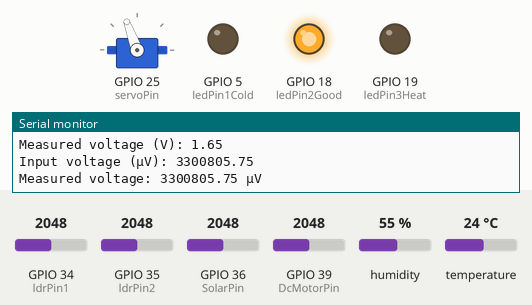
Bench run of a sketch on a simulated ESP32. On the bench: servo, output pins drawn as LEDs (lit = HIGH), the last lines printed to the serial monitor. The inputs (shaded band) are chosen by the test bench; at power-on: temperature 24 °C, GPIO 34 (ldrPin1) = 2048, GPIO 35 (ldrPin2) = 2048, GPIO 36 (SolarPin) = 2048, GPIO 39 (DcMotorPin) = 2048, humidity 55 % (analog values on the 0–4095 scale).

Above: at 1.2 s.
1.3 s: temperature set to 21 °C
11.6 s: temperature set to 18 °C
At 20.5 s:
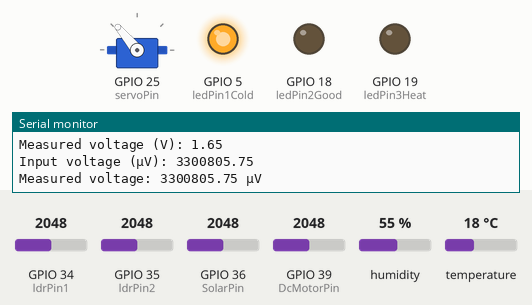
21.6 s: temperature set to 28 °C
At 30.8 s:
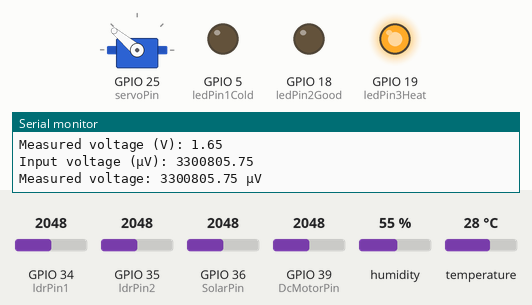
31.6 s: temperature set to 26 °C
41.7 s: temperature set to 23 °C
At 51.2 s:
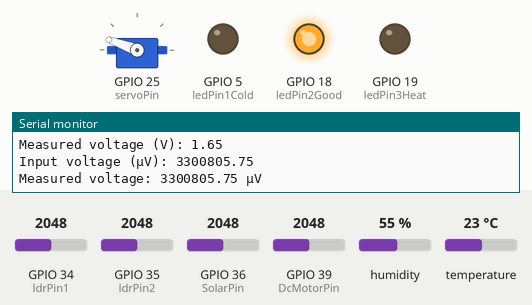
51.7 s: GPIO 34 (ldrPin1) set to 2866
At 61.5 s:
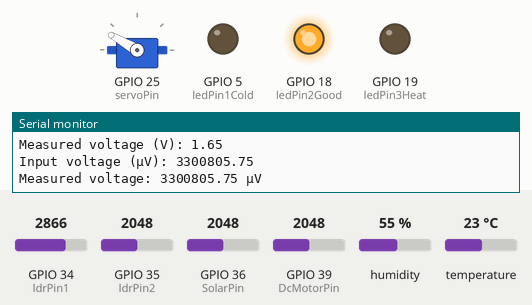
Timing chart, 0 to 62.8 s (numbered marks = the images above; inputs shaded):
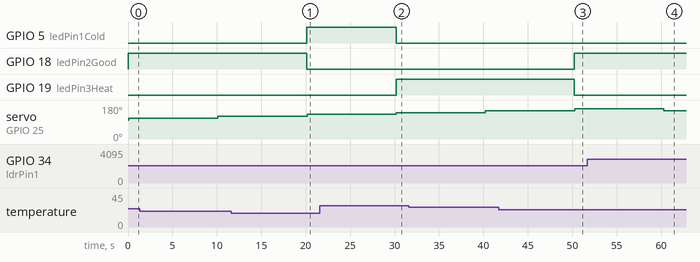

The sketch:

main_2.ino
```cpp
// (licence header left out)
//include the necesary libraries
#include <WiFi.h>
#include <WiFiClient.h>
#include <HTTPClient.h>
#include <ArduinoJson.h>
#include "AdafruitIO_WiFi.h"
#include "DHT.h"
#include <ESP32Servo.h>
#include <ArduinoOTA.h>
//#include "config.h"

// Pin definitions and constants
#define DHTPIN 32
#define DHTTYPE DHT11
#define ledPin1Cold 5
#define ledPin2Good 18
#define ledPin3Heat 19
#define ldrPin1 34
#define ldrPin2 35
#define servoPin 25
#define DcMotorPin 39
#define SolarPin 36
#define SENSOR_INTERVAL_10_SEC 10000
#define OFFSET 550
#define OFFSETLDR 300 //Difference between LDR1 and LDR2, (each case are different), look for yor personal value

/************************ Adafruit IO Config *******************************/
#define IO_USERNAME "IO_USERNAME"
#define IO_KEY "IO_KEY"

/******************************* WIFI **************************************/
#define WIFI_SSID "WIFI_SSID"
#define WIFI_PASS "WIFI_PASS"

WiFiServer telnetServer(23);
WiFiClient telnetClient;

// Voltage divider resistances definitions
const float R1 = 1000.0; // 1kΩ resistor
const float R2 = 1000.0; // 1kΩ resistor

// Global variables
DHT dht(DHTPIN, DHTTYPE);
Servo myServo;

// Variables to store LDR sensor readings
int ldrValue1 = 0;
int ldrValue2 = 0;
int averageLdrValue = 0;

// Variables to store water sensor readings
const int WaterSensorPin = 39; // // Analog Value from VN PIN
int sensorValue = 0; // Analog Value filter

// Servo configuration variables
int servoPos = 100;  // Initial servo position in the middle (90 degrees)
int servoStep = 10;  // Servo movement increment/decrement
int tolerance = 150; // Tolerance to avoid small movements

AdafruitIO_WiFi io(IO_USERNAME, IO_KEY, WIFI_SSID, WIFI_PASS);
AdafruitIO_Feed *temperature = io.feed("temperature");
AdafruitIO_Feed *humidity = io.feed("humidity");
AdafruitIO_Feed *ldrFeed = io.feed("ldr");
//AdafruitIO_Feed *ldr1Feed = io.feed("ldr1Feed");
//AdafruitIO_Feed *ldr2Feed = io.feed("ldr2Feed");
AdafruitIO_Feed *waterLevelFeed = io.feed("waterLevel");
AdafruitIO_Feed *microvoltsMotorDcFeed = io.feed("microvoltsMotorDc");
AdafruitIO_Feed *microvoltsSolarFeed = io.feed("microvoltsSolar");
AdafruitIO_Feed *ledHighFeed =  io.feed("ledHighFeed");
AdafruitIO_Feed *ledGoodFeed =  io.feed("ledGoodFeed");
AdafruitIO_Feed *ledColdFeed =  io.feed("ledColdFeed");
AdafruitIO_Feed *wifiFeed =  io.feed("wifiFeed");
float lastMicrovolts = 0;

void setup() {
  Serial.begin(115200); // Start serial communication at 115200 baud rate
  analogReadResolution(12); // ESP32 has a 12-bit ADC
  analogSetAttenuation(ADC_11db); // Set attenuation for higher sensitivity
  pinMode(4, INPUT);

  //setupWiFi(); // Setup WiFi connection
  //setupOTA(); // Setup OTA for remote updates
  setupDHT(); // Setup DHT sensor
  setupLEDsAndServo(); // Setup LED pins and servo

  // Create tasks
  xTaskCreatePinnedToCore(
    readSensorTask1,   // Task function
    "ReadSensorTask1", // Name of the task
    4096,             // Stack size
    NULL,              // Task input parameter
    1,                 // Priority of the task
    NULL,              // Task handle
    0                  // Core where the task should run
  );

  xTaskCreatePinnedToCore(
    readSensorTask2,   // Task function
    "ReadSensorTask2", // Name of the task
    4096,             // Stack size
    NULL,              // Task input parameter
    1,                 // Priority of the task
    NULL,              // Task handle
    1                  // Core where the task should run
  );

  xTaskCreatePinnedToCore(
    readSensorTask3,   // Task function
    "ReadSensorTask3", // Name of the task
    4096,             // Stack size
    NULL,              // Task input parameter
    1,                 // Priority of the task
    NULL,              // Task handle
    1                  // Core where the task should run
  );

  xTaskCreatePinnedToCore(
    readDcMotorVoltageTask,   // Task function
    "readDcMotorVoltageTask", // Name of the task
    4096,             // Stack size
    NULL,              // Task input parameter
    1,                 // Priority of the task
    NULL,              // Task handle
    1                  // Core where the task should run
  );

  xTaskCreatePinnedToCore(
    readSolarVoltageTask,   // Task function
    "readSolarVoltageTask", // Name of the task
    4096,             // Stack size
    NULL,              // Task input parameter
    1,                 // Priority of the task
    NULL,              // Task handle
    1                  // Core where the task should run
  );
}

void loop() {
  //handleOTA(); // Handle OTA updates
  //io.run(); // Maintain connection to Adafruit IO
}

void setupWiFi() {
  int retries = 0;
  const int maxRetries = 5;

  WiFi.begin(WIFI_SSID, WIFI_PASS);
  Serial.print("Connecting to WiFi");

  while (WiFi.status() != WL_CONNECTED && retries < maxRetries) {
    delay(1000);
    Serial.print(".");
    retries++;
  }

  if (WiFi.status() == WL_CONNECTED) {
    Serial.println("\nConnected to WiFi");
    // Send microvolts to Adafruit IO
    wifiFeed->save(WIFI_SSID);
  } else {
    Serial.println("\nWiFi connection failed. Restarting...");
    ESP.restart();
  }

  connectToAdafruitIO();
}

void connectToAdafruitIO() {
  Serial.print("Connecting to Adafruit IO");
  io.connect();

  int retries = 0;
  const int maxRetries = 5;

  while (io.status() < AIO_CONNECTED && retries < maxRetries) {
    Serial.print(".");
    delay(500);
    retries++;
  }

  if (io.status() < AIO_CONNECTED) {
    Serial.println("\nFailed to connect to Adafruit IO. Restarting...");
    ESP.restart();
  }

  Serial.println("\nConnected to Adafruit IO");
}

void setupOTA() {
  // Start telnet server
  telnetServer.begin();
  telnetServer.setNoDelay(true);
  // Initialize ArduinoOTA for over-the-air updates
  ArduinoOTA.setHostname("ESP32-OTA");
  ArduinoOTA.setPassword("admin"); // Uncomment to set a password for OTA updates
  // Define OTA event handlers
  ArduinoOTA.onStart([]() {
    String type;
    if (ArduinoOTA.getCommand() == U_FLASH) {
      type = "sketch";
    } else { // U_SPIFFS
      type = "filesystem";
    }
    Serial.println("Start updating " + type);
  });
  ArduinoOTA.onEnd([]() {
    Serial.println("\nOTA Update Finished");
  });
  ArduinoOTA.onProgress([](unsigned int progress, unsigned int total) {
    Serial.printf("Progress: %u%%\r", (progress / (total / 100)));
  });
  ArduinoOTA.onError([](ota_error_t error) {
    Serial.printf("Error[%u]: ", error);
    if (error == OTA_AUTH_ERROR) {
      Serial.println("Auth Failed");
    } else if (error == OTA_BEGIN_ERROR) {
      Serial.println("Begin Failed");
    } else if (error == OTA_CONNECT_ERROR) {
      Serial.println("Connect Failed");
    } else if (error == OTA_RECEIVE_ERROR) {
      Serial.println("Receive Failed");
    } else if (error == OTA_END_ERROR) {
      Serial.println("End Failed");
    }
  });
  ArduinoOTA.begin(); // Start the OTA service
  Serial.println("OTA Ready");
}

void handleOTA() {
  ArduinoOTA.handle(); // Handle OTA updates

  //check if there are new client
  // Verificar si hay un nuevo cliente telnet
  if (telnetServer.hasClient()) {
    if (!telnetClient || !telnetClient.connected()) {
      if (telnetClient) telnetClient.stop();
      telnetClient = telnetServer.available();
      Serial.println("New Telnet client connected");
    } else {
      telnetServer.available().stop();
    }
  }

  //Send data to the telnet client server
  if (telnetClient && telnetClient.connected()) {
    while (Serial.available()) {
      telnetClient.write(Serial.read());
    }
    while (telnetClient.available()) {
      Serial.write(telnetClient.read());
    }
  }

}
void setupDHT() {
  dht.begin(); // Start the DHT sensor
}

void setupLEDsAndServo() {
  pinMode(ledPin1Cold, OUTPUT);
  pinMode(ledPin2Good, OUTPUT);
  pinMode(ledPin3Heat, OUTPUT);
  // Attach the servo to the corresponding pin
  myServo.attach(servoPin);

  // Set the servo to the initial position (90 degrees, in the middle)
  myServo.write(servoPos);
}

void readSensorTask1(void * parameter) {
  for (;;) {
    Serial.println("----------------------- Measured Temperature / Humidity -----------------------  ");
    updateSensorData(); // Read and process sensor data
    vTaskDelay(SENSOR_INTERVAL_10_SEC / portTICK_PERIOD_MS); // Delay for 5 minutes
  }
}

void readSensorTask2(void * parameter) {
  for (;;) {
    Serial.println("----------------------------- Measured LDR and Servo -----------------------------  ");
    updateLDRAndServo(); // Read LDR values and control servo
    vTaskDelay(SENSOR_INTERVAL_10_SEC / portTICK_PERIOD_MS); // Delay for 10 seconds
  }
}

void readSensorTask3(void * parameter) {
  for (;;) {
    Serial.println("----------------------------- Measured Water % -----------------------------  ");
    updateWater(); // Read LDR values and control servo
    vTaskDelay(SENSOR_INTERVAL_10_SEC / portTICK_PERIOD_MS); // Delay for 10 seconds
  }
}

void readSolarVoltageTask(void * parameter) {
  for (;;) {
    Serial.println("----------------------------- Measured Solar (V) ----------------------------  ");
    readSolarVoltage(); // Read and process voltage
    vTaskDelay(SENSOR_INTERVAL_10_SEC / portTICK_PERIOD_MS); // Delay for 10 seconds
  }
}

void readDcMotorVoltageTask(void * parameter) {
  for (;;) {
    Serial.println("----------------------------- Measured DC Motor (V) ----------------------------  ");
    readDcMotorVoltage(); // Read and process voltage
    vTaskDelay(SENSOR_INTERVAL_10_SEC / portTICK_PERIOD_MS); // Delay for 10 seconds
  }
}


void readDcMotorVoltage() {
  // Take multiple readings to reduce noise
  const int numReadings = 1000;
  unsigned long sum = 0;

  for (int i = 0; i < numReadings; i++) {
    int reading = analogRead(DcMotorPin);
    sum += reading;
  }

  float averageReading = sum / (float)numReadings;
  Serial.print("Average ADC reading: ");
  Serial.println(averageReading);  // Display the average value

  // Calculate voltage
  float voltage = (averageReading / 4095.0) * 3.3;  // For 12-bit ADC (0-4095)
  Serial.print("Measured voltage (V): ");
  Serial.println(voltage);  // Display the measured voltage

  // Adjust for voltage divider
  float inputVoltage = voltage / (R2 / (R1 + R2));

  // Convert to microvolts
  float microvoltsMotorDc = inputVoltage * 1000000.0;
  Serial.print("Input voltage (µV): ");
  Serial.println(microvoltsMotorDc);

  // Apply a minimum threshold to filter noise
  const float threshold = 10.0;  // Threshold in microvolts
  if (microvoltsMotorDc < threshold) {
    microvoltsMotorDc = 0;
  }

  // Check if the microvolts value has changed
  if (microvoltsMotorDc != lastMicrovolts) {
    Serial.print("Measured voltage: ");
    Serial.print(microvoltsMotorDc, 2);  // Display with 2 decimal places
    Serial.println(" µV");

    // Send microvolts to Adafruit IO
    microvoltsMotorDcFeed->save(microvoltsMotorDc);

    // Update the last microvolts value
    lastMicrovolts = microvoltsMotorDc;
  }
}

void readSolarVoltage() {
 int solarVoltagedV = analogRead ( SolarPin); //dV
 int solarVoltage = solarVoltagedV * 10;

  Serial.print("Voltage of Solar Panel: ");
  Serial.println(solarVoltage);

  // Calculate voltage
  float voltage = (solarVoltage / 4095.0) * 3.3;  // For 12-bit ADC (0-4095)
  Serial.print("Measured voltage (V): ");
  Serial.println(voltage);  // Display the measured voltage

  // Convert to microvolts
  float microvoltsSolar = voltage * 1000000.0;
  Serial.print("Input voltage (µV): ");
  Serial.println(microvoltsSolar);

  // Apply a minimum threshold to filter noise
  const float threshold = 10.0;  // Threshold in microvolts
  if (microvoltsSolar < threshold) {
    microvoltsSolar = 0;
  }

  // Check if the microvolts value has changed
  if (microvoltsSolar != lastMicrovolts) {
    Serial.print("Send voltage: ");
    Serial.print(microvoltsSolar, 2);  // Display with 2 decimal places
    Serial.println(" µV");

    // Send microvolts to Adafruit IO
    microvoltsSolarFeed->save(microvoltsSolar);

    // Update the last microvolts value
    lastMicrovolts = microvoltsSolar;
  }
}

void updateSensorData() {
  // Read values from DHT sensor
  float h = dht.readHumidity();
  float t = dht.readTemperature();

  // Check if readings are valid
  if (isnan(h) || isnan(t)) {
    Serial.println("Failed to read from DHT sensor!");
    return;
  }

  // Send values to Adafruit IO
  temperature->save(t);
  humidity->save(h);

  // Print sensor values
  Serial.print("Temperature: ");
  Serial.print(t);
  Serial.print(" °C, Humidity: ");
  Serial.print(h);
  Serial.println(" %");

  // Example LED control based on temperature
  if (t < 20) {
    digitalWrite(ledPin1Cold, HIGH);
    digitalWrite(ledPin2Good, LOW);
    digitalWrite(ledPin3Heat, LOW);
     // Send to the corresponding feed (Cold LED)
    ledColdFeed->save(1);  // 1 means the LED is ON
    ledGoodFeed->save(0);  // OFF
    ledHighFeed->save(0);  // OFF
    Serial.println("Cold is HIGH");

  } else if (t >= 20 && t < 25) {
    digitalWrite(ledPin1Cold, LOW);
    digitalWrite(ledPin2Good, HIGH);
    digitalWrite(ledPin3Heat, LOW);
    // Send to the corresponding feed (Good LED)
    ledColdFeed->save(0);  // OFF
    ledGoodFeed->save(1);  // ON
    ledHighFeed->save(0);  // OFF
       Serial.println("Good is HIGH");
  } else {
    digitalWrite(ledPin1Cold, LOW);
    digitalWrite(ledPin2Good, LOW);
    digitalWrite(ledPin3Heat, HIGH);
    // Send to the corresponding feed (Heat LED)
    ledColdFeed->save(0);  // OFF
    ledGoodFeed->save(0);  // OFF
    ledHighFeed->save(1);  // ON
    Serial.println("Heat is HIGH");
  }
}

void updateWater(){
  sensorValue = analogRead(WaterSensorPin); // Read the value from the soil moisture sensor
  //Check watersensor calibration first
  if (sensorValue >= 2000) { //These value represents de max value given
    sensorValue = 1980; //This value would return a 99% value
  }
  float waterlevel = (sensorValue*100)/2000 ; //Calculation to return the %

  Serial.print("Water level: "); // Print value in serial monitor
  Serial.print(waterlevel); // Print value in serial monitor
  Serial.println(" %"); // Print value in serial monitor

  // Send the average value to Adafruit IO
  waterLevelFeed->save(waterlevel);
}

void updateLDRAndServo() {
  // Read LDR values
  ldrValue1 = analogRead(ldrPin1) ;
  ldrValue2 = analogRead(ldrPin2) + OFFSETLDR;

  // Invert readings so low values mean darkness and high values mean light

  averageLdrValue = (ldrValue1 + ldrValue2) / 2;

  // Print readings for debugging
  Serial.print("LDR 1: ");
  Serial.print(ldrValue1);
  Serial.print(" | LDR 2: ");
  Serial.println(ldrValue2);
  Serial.print("Average LDR: ");
  Serial.println(averageLdrValue);

  // Send the average value to Adafruit IO
  ldrFeed->save(averageLdrValue);
  //ldr1Feed-> save (ldrValue1);
  //ldr2Feed -> save (ldrValue2);

  // Compare LDR values and move the servo based on the difference
  if (ldrValue1 > ldrValue2 + tolerance) {
    if (servoPos > 0) {
      servoPos -= servoStep;  // Move the servo to the left
      Serial.println("Moving left");
    }
  } else if (ldrValue2 > ldrValue1 + tolerance) {
    if (servoPos < 180) {
      servoPos += servoStep;  // Move the servo to the right
      Serial.println("Moving right");
    }
  }

  // Ensure the servo stays within the [0, 180] range
  servoPos = constrain(servoPos, 0, 180);

  // Move the servo to the new position only if it has changed
  myServo.write(servoPos);

  // Print the servo angle
  Serial.print("Servo angle: ");
  Serial.println(servoPos);

  // Pause to give the servo time to move
  delay(30);  // Increase the delay for more response time for the servo
}
```

Measured:
- the behaviour switches between 20 and 19 °C on temperature (found by bisection; images 0 and 1)
- the behaviour switches between 25 and 24 °C on temperature (found by bisection; images 2 and 3)
- after the input at 11.6 s, GPIO 5 (ledPin1Cold): LOW → HIGH after 8.5 s; GPIO 18 (ledPin2Good): HIGH → LOW after 8.5 s
- after the input at 21.6 s, GPIO 5 (ledPin1Cold): HIGH → LOW after 8.6 s; GPIO 19 (ledPin3Heat): LOW → HIGH after 8.6 s
- after the input at 41.7 s, GPIO 18 (ledPin2Good): LOW → HIGH after 8.5 s; GPIO 19 (ledPin3Heat): HIGH → LOW after 8.5 s
- after the input at 51.7 s, servo on GPIO 25 (servoPin): 160° → 150° after 8.6 s
